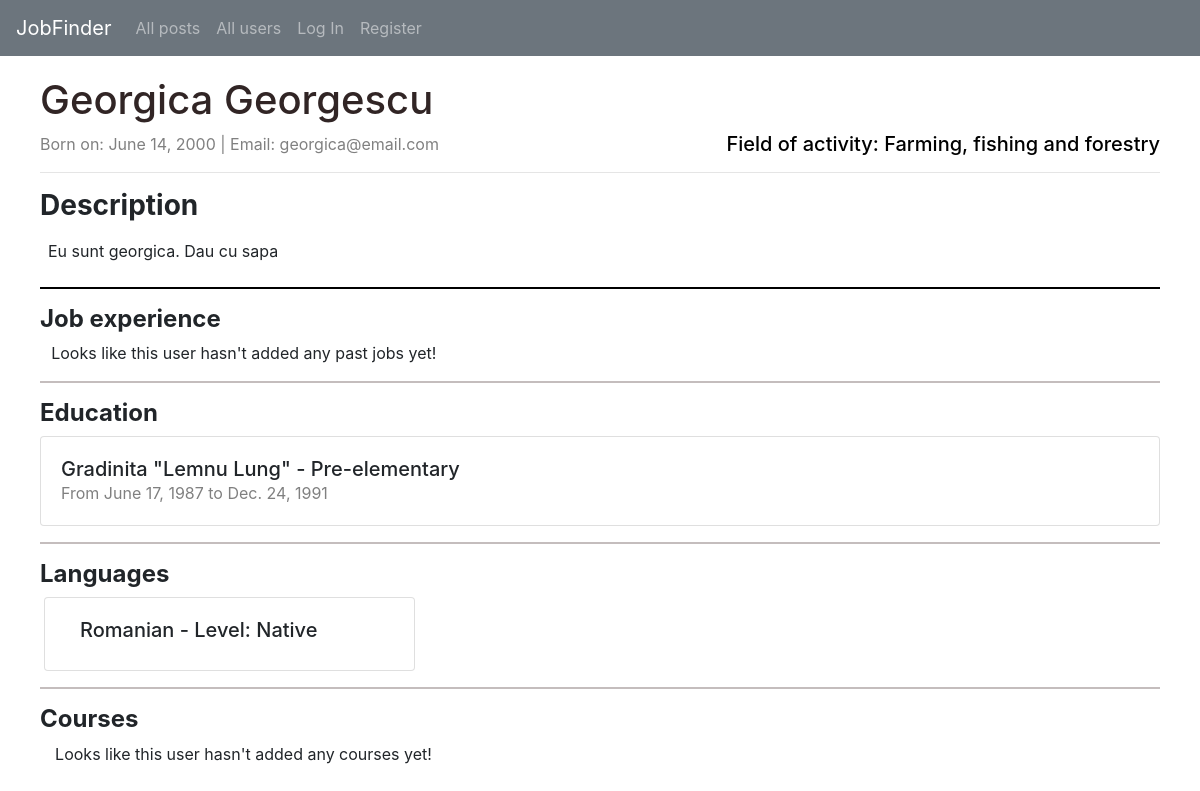
The app's page /profile/Georgica, older data.
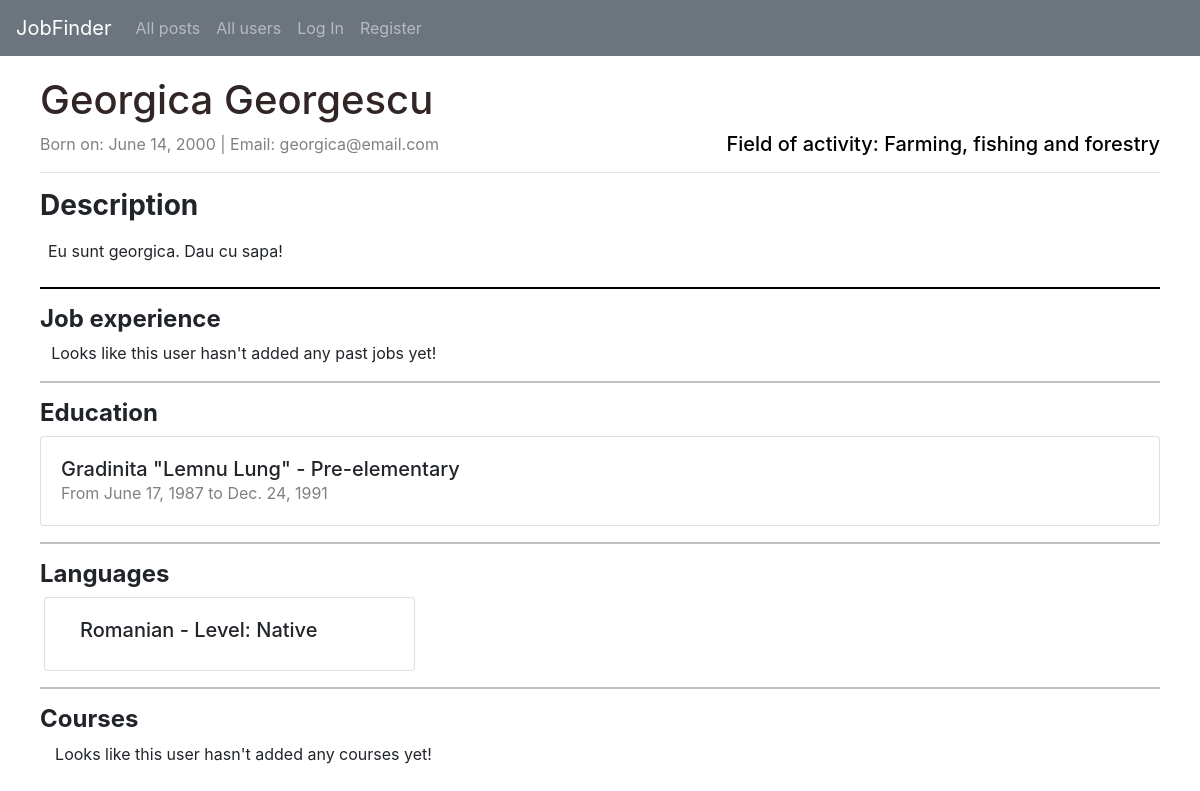
The same page, newer data.
### JobFinderApp/models.py (models this page shows)
class User(AbstractUser):
    description = models.CharField(max_length=500, blank=True, null=True)
    birth_date = models.DateField(blank=True, null=True)
    field = models.CharField(max_length=500, blank=True, null=True)
    is_company = models.BooleanField(default=False)
    location = models.CharField(max_length=100, blank=True, null=True)
    link_to_location = models.CharField(max_length=200, blank=True, null=True)
    class Meta:
        ordering = ['-id']

class Education(models.Model):
    user = models.ForeignKey(User, on_delete=models.CASCADE, related_name="education")
    institution = models.CharField(max_length=50)
    level = models.CharField(max_length=50)
    start_date = models.DateField(blank=True, null=True)
    end_date = models.DateField(blank=True, null=True)

class Languages(models.Model):
    user = models.ForeignKey(User, on_delete=models.CASCADE, related_name="languages")
    language = models.CharField(max_length=50)
    level = models.CharField(max_length=50)

### JobFinderApp/views.py (the view)
# urls.py: path("profile/<username>", views.profile, name="profile"),
def profile(request, username):
    return render(request, "JobFinderApp/profile.html", {
        "person": User.objects.get(username = username)
    })

### JobFinderApp/templates/JobFinderApp/profile.html (shortened to what this page needs)
{% extends "JobFinderApp/layout.html" %}
{% block body %}
    {% if not person.is_company %}
        <div class="container-fluid" style="padding: 20px 40px;">
            <h1 style="color:rgb(49, 37, 37);">{{ person.first_name }} {{ person.last_name }}</h1>
            <div style="color: grey">
                Born on: {{ person.birth_date }} | Email: {{ person.email }}
                {% if person.field %}
                    <h5 style="color: black; float: right;">Field of activity: {{ person.field }}</h5>
                {% endif %}
            </div>
            <hr>
            {% if person.description %}
                <div class="mt-3">
                    <h3><strong>Description</strong></h3>
                    <div class="p-2">
                        {{ person.description }}
                    </div>
                </div>
                <hr style="border-color: black; border-width: 2px;">
            {% endif %}
            <h4><strong>Job experience</strong></h4>
            {% for job in person.jobs.all %}
                <div class="card post">
                    <div class="card-body pb-1">
                        <h5 class="card-title mb-0">{{ job.position }} at {{ job.company_name }}</h5>
                        {% if request.user == person %}
                            <form action="{% url 'delete' job.id %}" method="POST">
                                {% csrf_token %}
                                <input hidden type="text" name="op" value="job">
                                <button type="submit" class="btn btn-danger" style="float: right;">Delete</button>
                            </form>
                        {% endif %}
                        <span style="color: grey;">From {{ job.start_date }} to {{ job.end_date }}</span>
                        <p class="mt-1">{{ job.description }}</p>
                    </div>
                </div>
            {% empty %}
                <div style="padding-left: 1%;">
                    Looks like this user hasn't added any past jobs yet!
                </div>
            {% endfor %}
            <hr style="border-color: rgb(196, 189, 189); border-width: 2px;">
            <h4><strong>Education</strong></h4>
            {% for education in person.education.all %}
                <div class="card post">
                    <div class="card-body">
                        <h5 class="card-title mb-0">{{ education.institution }} - {{ education.level }}</h5>
                        <span style="color: grey;">From {{ education.start_date }} to {{ education.end_date }}</span>
                    </div>
                </div>
            {% empty %}
                <div style="padding-left: 1%;">
                    Looks like this user hasn't added any past education yet!
                </div>
            {% endfor %}
            <hr style="border-color: rgb(196, 189, 189); border-width: 2px;">
            <h4><strong>Languages</strong></h4>
            <div class="row m-1">
                {% for language in person.languages.all %}
                    <div class="col-4 card post" style="display: inline-block;">
                        <div class="card-body">
                            <h5 class="card-title mb-2">{{ language.language }} - Level: {{ language.level }}</h5>
                        </div>
                    </div>
                {% empty %}
                    <div style="padding-left: 1%;">
                        Looks like this user hasn't added any known languages yet!
                    </div>
                {% endfor %}
            </div>
            <hr style="border-color: rgb(196, 189, 189); border-width: 2px;">
            <h4><strong>Courses</strong></h4>
            <div class="row m-1">
            {% for course in person.courses.all %}
                <div class="col-4 card post" style="display: inline-block;">
                    <div class="card-body">
                        {% if request.user == person %}
                            <form action="{% url 'delete' course.id %}" method="POST">
                                {% csrf_token %}
                                <input hidden type="text" name="op" value="course" method="POST">
                                <button type="submit" class="btn btn-danger" style="float: right;">Delete</button>
                            </form>
                        {% endif %}
                        <h5 class="card-title mb-0">{{ course.name }} offered by {{ course.institution }}</h5>
                    </div>
                </div>
            {% empty %}
                <div style="padding-left: 1%;">
                    Looks like this user hasn't added any courses yet!
                </div>
            {% endfor %}
        </div>
    {% endif %}
{% endblock %}

### JobFinderApp/templates/JobFinderApp/layout.html (shortened to what this page needs)
{% load static %}
<!DOCTYPE html>
<html lang="en">
    <head>
        <link rel="stylesheet" href="https://stackpath.bootstrapcdn.com/bootstrap/4.4.1/css/bootstrap.min.css">
        <link href="{% static 'JobFinderApp/styles.css' %}" rel="stylesheet">
    </head>
    <body>
        <nav class="navbar navbar-expand-lg navbar-dark bg-secondary">
            <a class="navbar-brand" href="{% url 'index' %}">JobFinder</a>
            <div class="collapse navbar-collapse" id="navbarNav">
              <ul class="navbar-nav mr-auto">
                {% if request.user.is_authenticated %}
                    <li class="nav-item">
                        <a class="nav-link" href="{% url 'profile' request.user.username %}"><strong>{{ request.user.username }}</strong></a>
                    </li>
                    <li class="nav-item">
                        <a class="nav-link" href="{% url 'posts' 'all' %}">All posts</a>
                    </li>
                    <li class="nav-item">
                        <a class="nav-link" href="{% url 'users' 'all' %}">All users</a>
                    </li>
                    {% if request.user.is_company %}
                        <li class="nav-item">
                            <a class="nav-link" href="{% url 'create_post' %}">Create post</a>
                        </li>
                        <li class="nav-item">
                            <a class="nav-link" href="{% url 'applicants' %}">Applicants</a>
                        </li>
                    {% else %}
                        <li class="nav-item">
                            <a class="nav-link" href="{% url 'interviews' %}">Interviews and applications</a>
                        </li>
                    {% endif %}
                    <li class="nav-item">
                        <a class="nav-link" href="{% url 'logout' %}">Log Out</a>
                    </li>
                {% else %}
                    <li class="nav-item">
                        <a class="nav-link" href="{% url 'posts' 'all' %}">All posts</a>
                    </li>
                    <li class="nav-item">
                        <a class="nav-link" href="{% url 'users' 'all' %}">All users</a>
                    </li>
                    <li class="nav-item">
                        <a class="nav-link" href="{% url 'login' %}">Log In</a>
                    </li>
                    <li class="nav-item">
                        <a class="nav-link" href="{% url 'register' %}">Register</a>
                    </li>
                {% endif %}
              </ul>
            </div>
          </nav>
        {% block body %}
        {% endblock %}
    </body>
</html>

### JobFinderApp/static/JobFinderApp/styles.css (style rules this page uses)
html, body { margin:0px; height:100%; }

Row changes from the older to the newer data that the page shows:
changed User "Georgica": description "Eu sunt georgica. Dau cu sapa" → "Eu sunt georgica. Dau cu sapa!"
